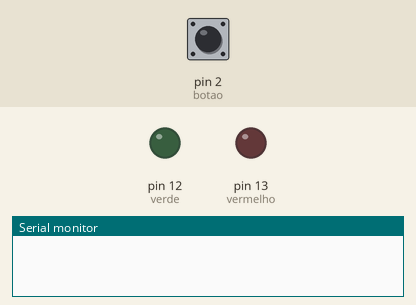
The sketch below on a simulated Arduino Uno, built with avr-gcc and run on an emulated ATmega328P. On the bench: output pins drawn as LEDs (lit = HIGH), the last lines printed to the serial monitor. Inputs (shaded band) come from the test bench; at power-on: pin 2 (botao) HIGH. Random numbers use the default seed unless the sketch sets one.

Above: at 1.2 s.
1.3 s: pin 2 (botao) pulled LOW for 3.2 s
At 3.6 s:
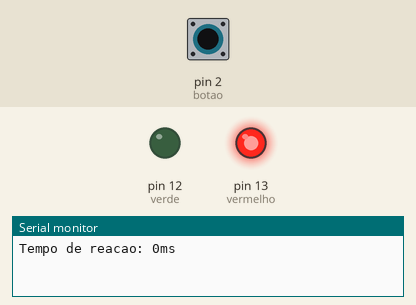
7.0 s: pin 2 (botao) pulled LOW for 0.15 s
At 8.0 s:
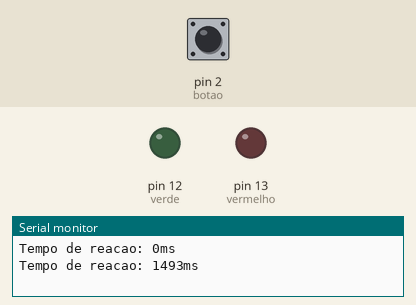
8.6 s: pin 2 (botao) pulled LOW for 1 s
At 10.3 s:
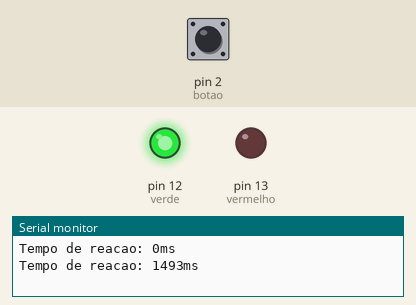
Timing chart, 0 to 11.8 s (numbered marks = the images above; inputs shaded):
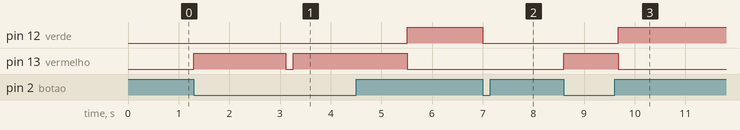

Measured:
- after the input at 1.3 s, pin 12 (verde): LOW → HIGH after 4.2 s; pin 13 (vermelho): LOW → HIGH at once, → LOW 1.8 s later, → HIGH 0.15 s later, → LOW 2.2 s later
- after the input at 7.0 s, pin 12 (verde): HIGH → LOW at once
- after the input at 8.6 s, pin 12 (verde): LOW → HIGH after 1.1 s; pin 13 (vermelho): LOW → HIGH at once, → LOW 1.1 s later

The sketch:

reaction-time.ino
```cpp
int verde = 12;
int vermelho = 13;
int botao = 2;

void setup() {
  pinMode(verde, OUTPUT);
  pinMode(vermelho, OUTPUT);
  pinMode(botao, INPUT_PULLUP);
  Serial.begin(9600);
}

void loop() {

  while(digitalRead(botao) == HIGH){
    delay(1);
  }

  digitalWrite(vermelho, HIGH);

  int intervalo = random(1000, 3000);
  delay(intervalo);

  digitalWrite(vermelho,LOW);
  digitalWrite(verde, HIGH);

  long tempoInicial = millis();
  long tempoLimite = millis();
  long tempoDecorrido = 0;

  while (digitalRead(botao) == HIGH && tempoDecorrido < tempoLimite) {
    delay(1);
    tempoDecorrido++;
  }
  if (digitalRead(botao) == LOW) {
    long tempoDeReacao = millis() - tempoInicial;
    Serial.print("Tempo de reacao: ");
    Serial.print(tempoDeReacao);
    Serial.println("ms");
    digitalWrite(verde, LOW);
  }
  delay(150);
}
```
